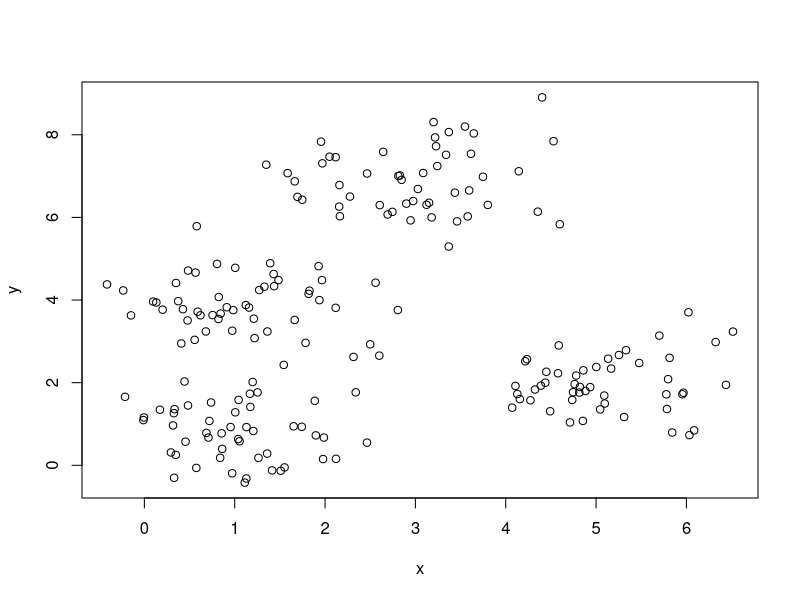

Generate this figure with R:
library(ggplot2)
library(magick)

dir_out <- "C:/Users/phf254/Desktop/images"

set.seed(4578)
n <- 50
mu1 <- c(1,1)
mu2 <- c(1,4)
mu3 <- c(3,7)
mu4 <- c(5,2)
Sigma <- diag(c(0.5,0.5))

true <- rbind(mu1,mu2,mu3,mu4)

g1 <- MASS::mvrnorm(n, mu=mu1, Sigma)
g2 <- MASS::mvrnorm(n, mu=mu2, Sigma)
g3 <- MASS::mvrnorm(n, mu=mu3, Sigma)
g4 <- MASS::mvrnorm(n, mu=mu4, Sigma)

data <- rbind(g1,g2,g3,g4)
data <- data.frame(x = data[,1], y = data[,2])
plot(data)

#Create new children from a centroid
child <- function(center, data){
  n <- nrow(data)
  center_1 <- data[sample(1:n, size = 1),]
  center_2 <- (center_1-center)*(-1) + center
  return(rbind(center_1,center_2))
}

#Improve-Params
kmeans_pedro <- function(data, K, centers_provided = NULL, only_last = T){
  centers <- list()
  clusters <- list()
  
  for(k in 2:10000){
    
    if(k == 2){
      if(is.null(centers_provided)){
        s <- sample(1:nrow(data), size = K)
        centers[[1]] <- data[s,]
      }else{
        centers[[1]] <- centers_provided
        K <- nrow(centers_provided)
      }
    }
    
    cluster <- numeric(0)
    for(i in 1:nrow(data)){
      aux <- numeric(0)
      for(j in 1:nrow(centers[[(k-1)]])){
        aux[j] <- norm((data[i,]-(centers[[(k-1)]])[j,]), type = "2")
      }
      cluster[i] <- which.min(aux)
    }
    clusters[[k]] <- cluster
    
    center <- NULL
    for(j in 1:nrow(centers[[(k-1)]])){
      aux <- cluster==j
      data_aux <- data[aux,]
      
      centers_aux <- apply(data_aux, 2, mean)
      
      center <- rbind(center, centers_aux)
    }
    centers[[(k)]] <- center
    
    if(isTRUE(all.equal(centers[[(k)]],centers[[(k-1)]]))){
      if(only_last==T){
        return(list(center = centers[[k]], cluster = clusters[[k]], data = data))
      }else{
        return(list(center = centers, cluster = clusters, data = data))
      }
      
    }
    
  }
  if(only_last==T){
    return(list(center = centers[[k]], cluster = clusters[[k]], data = data))
  }else{
    return(list(center = centers, cluster = clusters, data = data))
  }
}

#Calculating the BIC
bic <- function(center = model$center, cluster = model$cluster, data = data){
  K <- length(unique(cluster))
  M <- length(as.vector(center[1,]))
  p <- K-1 + M*K +1
  R <- nrow(data)
  
  ri <- as.vector(table(cluster))
  
  s2 <- sum((data-center[cluster,])^2)/(R-K)
  
  ll <-  R*log(1/(sqrt(2*pi*s2^M)))-((R-K)/(2)) + sum(log(ri/R))
  
  return(ll-p/2*log(R))
}



#The actual X-Means model
xmeans_pedro <- function(kmin,kmax, data){ #1)Select kmin and kmax
  #2)K=Kmin
  k <- kmin
  
  bic_k <- NULL
  model_k <- list()
  h=1 #counter
  
  #3) Improve-params
  model <- kmeans_pedro(data, K = k, only_last = T)
  bic_k <- rbind(bic_k, c(bic(center = model$center, cluster = model$cluster, data = data),k))
  model_k[[h]] <- model
  
  while(k<kmax){
    #4)Improve-structure
    center <- model$center
    cluster <- model$cluster
    
    center_new <- NULL
    for(j in 1:nrow(center)){
      data_aux <- data[(cluster==j),]
      center_aux <- center[j,, drop = F]
      bic_k1 <- bic(center = center_aux, cluster = rep(1, times = nrow(data_aux)), data = data_aux)
      
      centers_child <- child(center_aux, data_aux)
      model_aux2 <- kmeans_pedro(data_aux, centers_provided = centers_child, only_last = T)
      bic_k2 <- bic(center = model_aux2$center, cluster = model_aux2$cluster, data = data_aux)
      
      if(bic_k1>bic_k2){
        center_new <- rbind(center_new,center_aux)
      }else{
        center_new <- rbind(center_new,centers_child)
      }
    }
    k_old <- k
    k <- nrow(center_new)
    h = h+1 #Updating counter
    
    #3) Improve-params
    model <- kmeans_pedro(data, centers_provided = center_new, only_last = T)
    
    bic_k <- rbind(bic_k, c(bic(center = model$center, cluster = model$cluster, data = data),k))
    model_k[[h]] <- model
    
    if(k_old==k){ #If K is not changing anymore
      break
    }
    
    
  }

  return(model_k[[which.max(bic_k[,1])]])
  
}

plot <- list()
set.seed(124365)
test <- xmeans_pedro(kmin = 1, kmax = 1, data = data)

plot[[1]] <- ggplot(aes(x = x, y = y), data = data) +
  theme_classic() +
  geom_point(aes(color = as.factor(test$cluster))) +
  geom_point(aes(x = x, y = y),data = as.data.frame(test$center),
             size = 3, color = "black") +
  geom_point(aes(x = x, y = y),data = data.frame(x=true[,1], y=true[,2]),
             size = 5, color = "blue", shape = 4) +
  theme(legend.position="none",
        axis.title.x = element_blank(),
        axis.title.y = element_blank())


set.seed(124365)
test <- xmeans_pedro(kmin = 1, kmax = 2, data = data)

plot[[2]] <- ggplot(aes(x = x, y = y), data = data) +
  theme_classic() +
  geom_point(aes(color = as.factor(test$cluster))) +
  geom_point(aes(x = x, y = y),data = as.data.frame(test$center),
             size = 3, color = "black") +
  geom_point(aes(x = x, y = y),data = data.frame(x=true[,1], y=true[,2]),
             size = 5, color = "blue", shape = 4) +
  theme(legend.position="none",
        axis.title.x = element_blank(),
        axis.title.y = element_blank())


set.seed(124365)
test <- xmeans_pedro(kmin = 1, kmax = 3, data = data)

plot[[3]] <- ggplot(aes(x = x, y = y), data = data) +
  theme_classic() +
  geom_point(aes(color = as.factor(test$cluster))) +
  geom_point(aes(x = x, y = y),data = as.data.frame(test$center),
             size = 3, color = "black") +
  geom_point(aes(x = x, y = y),data = data.frame(x=true[,1], y=true[,2]),
             size = 5, color = "blue", shape = 4) +
  theme(legend.position="none",
        axis.title.x = element_blank(),
        axis.title.y = element_blank())
